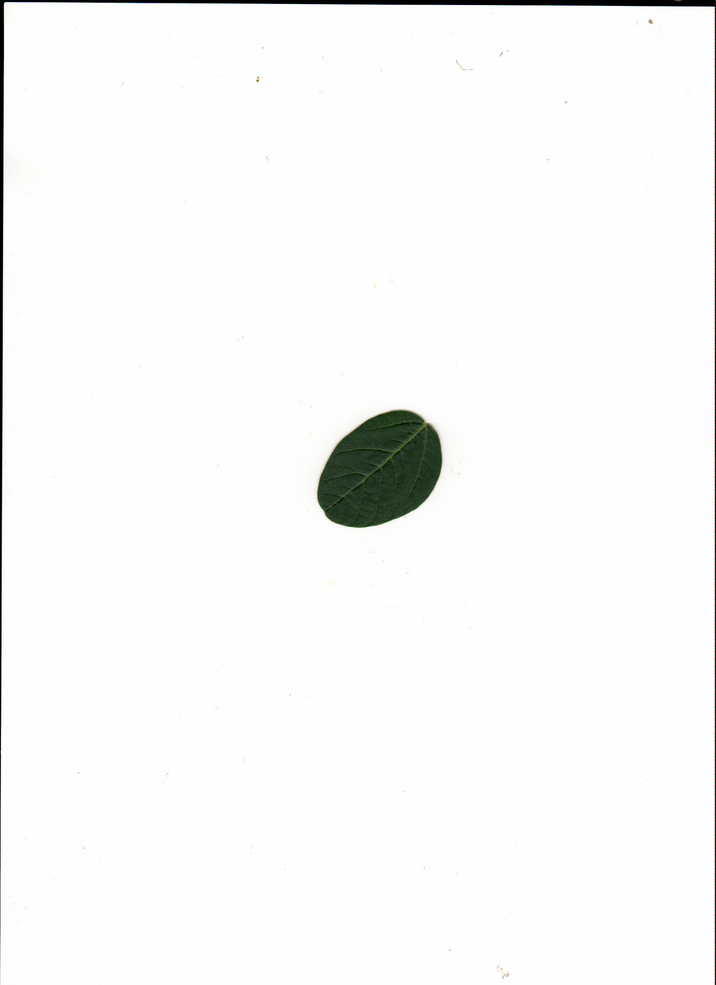
#> input picture scanleaf_detached_sample/Python/leaf.png, 716 x 985 px, shrunk from 1700 x 2338 before the run
$ python main.py
#> lines starting #> are read from the running program, lines starting #| are printed output that depends on the picture; after the words box and inside, x2 and y2 are one past the last pixel; in counts of white or black regions, pixels touching at a corner belong together; long printed decimals are rounded
### scanleaf_detached_sample/Python/scan.py
import cv2
import numpy as np

class Leaf:
    def __init__(self):
        self.errors = ""
        self.src_gray = None
        self.src_otsu = None
        self.src_hsv = None
        self.leaf_length = 0.0
        self.leaf_width = 0.0
        self.length_width_ratio = 0.0
        self.leaf_perimeter = 0.0
        self.leaf_area = 0.0
        self.rectangularity = 0.0
        self.densification = 0.0
        self.circularity = 0.0
        self.sphericity = 0.0
        self.boundary_energy = 0.0
        self.leaf_color = ""

class Scan2:
    def __init__(self):
        pass

    @staticmethod
    def set_pad_black(image, d):
        rows, cols = image.shape[:2]
        for i in range(rows):
            for j in range(cols):
                if i < d or j < d or rows - i < d or cols - j < d:
                    image[i, j] = 0

    @staticmethod
    def cmp(A, B):
        return len(A) > len(B)

    def find_longest_line(self, lines):
        lines.sort(key=len, reverse=True)
        lines = lines[:1]

    @staticmethod
    def change_contours(linein, center, rangle):
        pi = np.pi
        lineout = []
        for point in linein:
            x1 = (point[0][0] - center[0]) * np.cos(rangle / 180 * pi) - (point[0][1] - center[1]) * np.sin(rangle / 180 * pi) + center[0]
            y1 = (point[0][0] - center[0]) * np.sin((rangle / 180 * pi)) + (point[0][1] - center[1]) * np.cos(rangle / 180 * pi) + center[1]
            lineout.append((int(x1), int(y1)))
        return lineout

    def draw_contour(self, image, Line):
        for pt in Line:
            image[pt[1], pt[0]] = 255

    @staticmethod
    def arc_circularity(line, center):
        avedistance = 0
        vardistance = 0

        for point in line:
            avedistance += np.sqrt((point[0][0] - center[0]) ** 2 + (point[0][1] - center[1]) ** 2)

        avedistance = avedistance / len(line)

        for point in line:
            vardistance += (np.sqrt((point[0][0] - center[0]) ** 2 + (point[0][1] - center[1]) ** 2) - avedistance) ** 2

        vardistance = vardistance / len(line)
        circularity = avedistance / vardistance

        return circularity

    @staticmethod
    def arc_sphericity(line, center, rec, reduce):
        maxcir_center, outcir_radius = cv2.minEnclosingCircle(np.array(line, dtype=np.float32))
        dist, maxdist = 0, 0
        mincir_center = (0, 0)
        incir_radius = 0

        narrow_line = []
        for point in line:
            narrow_point = (center[0] - int((center[0] - point[0]) / reduce), center[1] - int((center[1] - point[1]) / reduce))
            narrow_line.append(narrow_point)

        narrow_line = np.array(narrow_line, dtype=np.float32)
        for i in range(int(center[0] - rec[2] / reduce), int(center[0] + rec[2] / reduce)):
            for j in range(int(center[1] - rec[3] / reduce), int(center[1] + rec[3] / reduce)):
                dist = cv2.pointPolygonTest(narrow_line, (i, j), True)
                if dist > maxdist:
                    maxdist = dist
                    mincir_center = (i, j)

        mincir_center = (center[0] - int((center[0] - mincir_center[0]) * reduce), center[1] - int((center[1] - mincir_center[1]) * reduce))
        incir_radius = cv2.pointPolygonTest(np.array(line, dtype=np.float32), mincir_center, True)
        sphericity = incir_radius / outcir_radius

        return sphericity

    @staticmethod
    def arc_boundary_energy(line, inarray):
        E = 0
        halfstep2 = 30
        line = np.array(line)  # Assuming `line` is a list of tuples (x, y)
        three = []
        curvature = []
        for i in range(len(line)):
            last = (i - halfstep2) % len(line)
            next = (i + halfstep2) % len(line)
            a, b, c = line[last], line[i], line[next]
            three.append([a, b, c])
            if a[0] == b[0] == c[0] or a[1] == b[1] == c[1]:
                curvature.append(0)
                three = []
            else:
                dis1 = np.sqrt((a[0] - b[0]) ** 2 + (a[1] - b[1]) ** 2)
                dis2 = np.sqrt((a[0] - c[0]) ** 2 + (a[1] - c[1]) ** 2)
                dis3 = np.sqrt((b[0] - c[0]) ** 2 + (b[1] - c[1]) ** 2)
                dis = dis1 ** 2 + dis3 ** 2 - dis2 ** 2
                cosA = dis / (2 * dis1 * dis3)
                sinA = np.sqrt(1 - cosA ** 2)
                radius = 0.5 * dis2 / sinA
                curvature.append(1 / radius)
                three = []
                if radius < inarray.shape[1]:  # Assuming `inarray` is a NumPy array
                    E += curvature[-1] ** 2

        E /= len(line)
        return E

    @staticmethod
    def count_color(img, left, right):
        x1, x2, y1, y2 = left[1], right[1], left[0], right[0]
        greens, yellows, light_yellows, light_greens = 0, 0, 0, 0
        for i in range(x1, x2 + 1):
            for j in range(y1, y2 + 1):
                H = img[i, j, 0]
                if 25 <= H <= 32:
                    light_yellows += 1
                elif 19 <= H <= 24:
                    yellows += 1
                elif 35 <= H <= 37:
                    light_greens += 1
                elif 37 <= H <= 61:
                    greens += 1

        all_colors = greens + yellows + light_greens + light_yellows
        GSize = greens / all_colors
        YSize = yellows / all_colors
        LGSize = light_greens / all_colors
        LYSize = light_yellows / all_colors
        MAX = max(GSize, YSize, LGSize, LYSize)
        if MAX == GSize:
            color = "Green"
        elif MAX == YSize:
            color = "Yellow"
        elif MAX == LGSize:
            color = "Light Green"
        else:
            color = "Light Yellow"

        return color

    def process_src(self, path):
#> called with path = './leaf.png'
        set_leaf = Leaf()
        src = cv2.imread(path, cv2.IMREAD_COLOR)
#> src is the input picture: shape (985, 716, 3); mean B, G, R 248.1, 248.5, 248.2
        if src is None:
            set_leaf.errors = "未能读取图片源"
            return set_leaf

        kc = 29.7 / src.shape[0]
#> kc = 0.0302
        set_leaf.src_gray = cv2.cvtColor(src, cv2.COLOR_BGR2GRAY)
        _, set_leaf.src_otsu = cv2.threshold(set_leaf.src_gray, 60, 255, cv2.THRESH_OTSU)
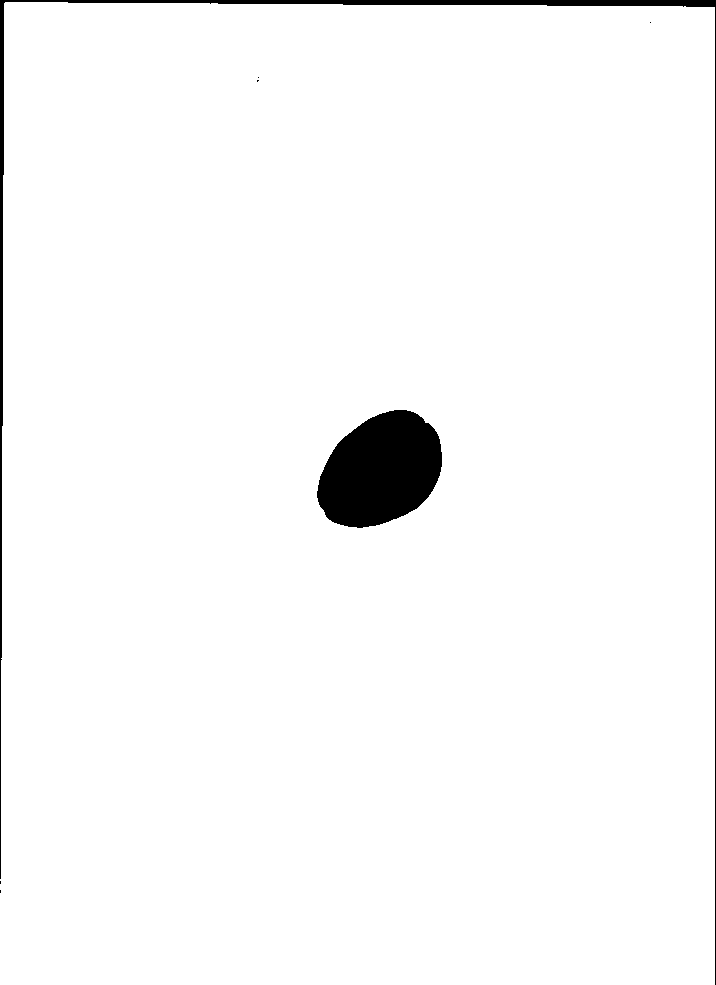
#> set_leaf.src_otsu: shape (985, 716); 97.6% white; 7 black regions (5 under 20 px), largest, box (x1, y1, x2, y2) and area: (317, 410, 442, 528) 10864, (0, 0, 716, 985) 6262
        set_leaf.src_hsv = cv2.cvtColor(src, cv2.COLOR_BGR2HSV)
#> set_leaf.src_hsv: shape (985, 716, 3); mean H, S, V 2.2, 2.4, 248.6

        for i in range(set_leaf.src_otsu.shape[0]):
            for j in range(set_leaf.src_otsu.shape[1]):
                val = set_leaf.src_otsu[i, j]
                if val == 0:
                    set_leaf.src_otsu[i, j] = 255
                else:
                    set_leaf.src_otsu[i, j] = 0
        self.set_pad_black(set_leaf.src_otsu, min(set_leaf.src_otsu.shape[:2]) // 100)
#> after the loop in set_pad_black, `for i in range(rows):`:
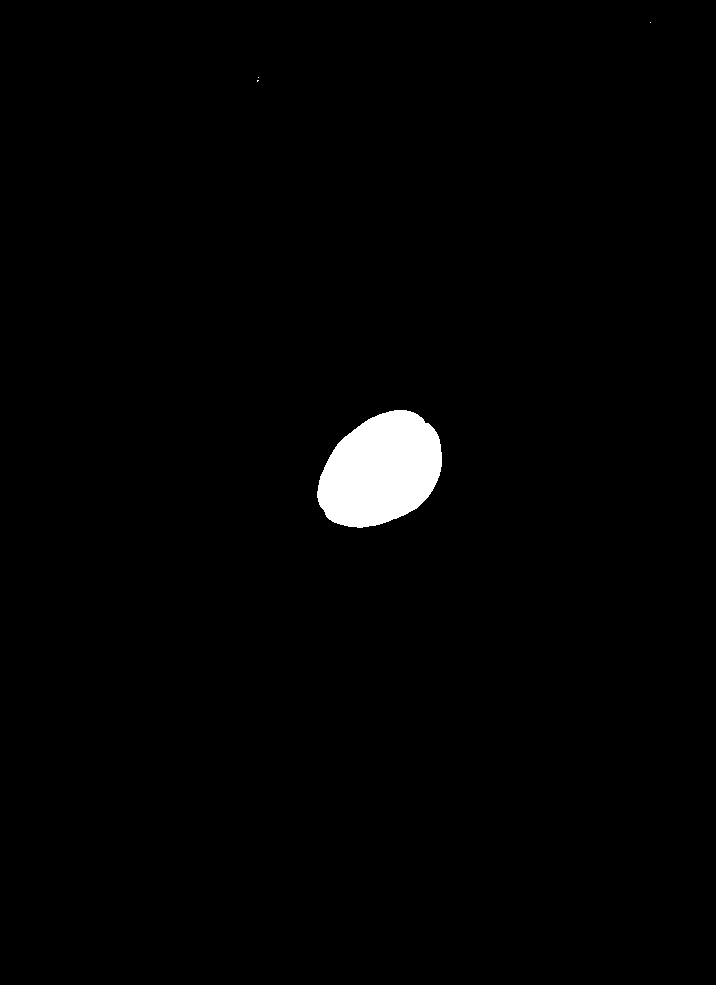
#> image: shape (985, 716); 1.5% white; 4 white regions (3 under 20 px)

        contours, _ = cv2.findContours(set_leaf.src_otsu, cv2.RETR_EXTERNAL, cv2.CHAIN_APPROX_NONE)
#> contours = 4 contours, 3 with area under 20; largest, box (x1, y1, x2, y2) and area: (317, 410, 442, 528) 10693
        contours = sorted(contours, key=len, reverse=True)
        self.find_longest_line(contours)
#> in find_longest_line, `lines = lines[:1]`: lines = 1 contour; box (x1, y1, x2, y2) and area: (317, 410, 442, 528) 10693
        test = np.zeros(set_leaf.src_gray.shape, dtype=np.uint8)
        cv2.drawContours(test, contours, 0, 255, 2)
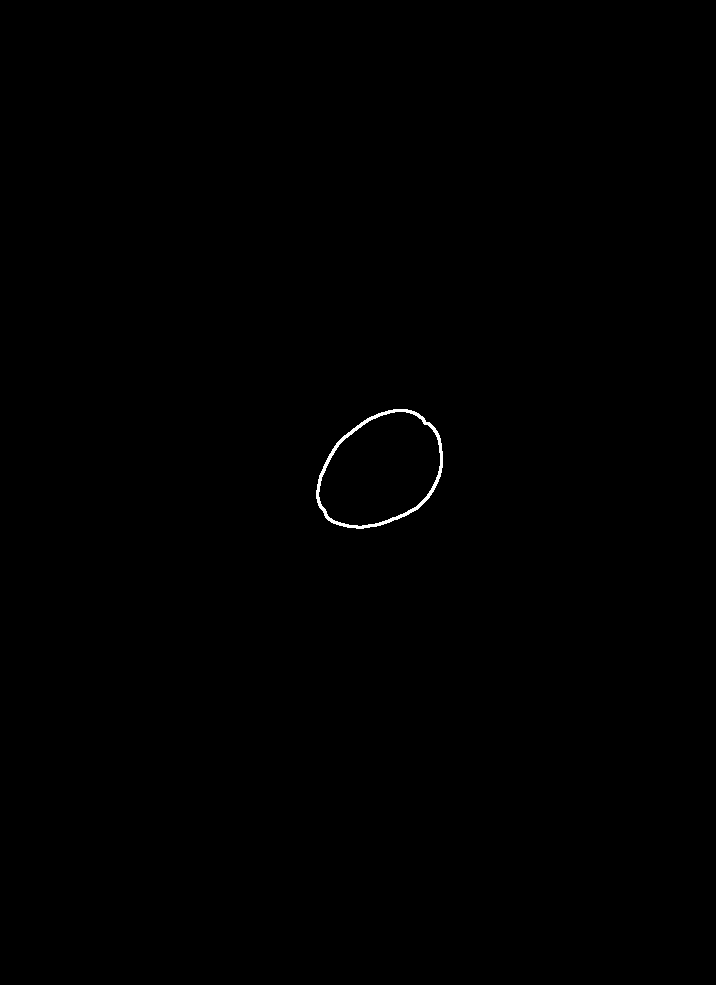
#> test: shape (985, 716); 0.18% white; 1 white region, box (x1, y1, x2, y2) and area: (316, 409, 443, 529) 1304

        moments = cv2.moments(contours[0])
#> moments = moments, m00 10693, centre m10/m00, m01/m00 = (380.5, 470.1)
        centroid = (int(moments["m10"] / moments["m00"]), int(moments["m01"] / moments["m00"]))
#> centroid = (380, 470)

        box = cv2.fitEllipse(contours[0])
#> box = ((380.6, 470), (99.27, 137.6), 51.16)
        line_transform = self.change_contours(contours[0], box[0], 90 - box[2])
#> the loop in change_contours, `for point in linein:` made 340 passes
#> (point, x1, y1) on passes 1 to 3: ([[394, 410]], 428.7, 431.6), ([[393, 411]], 427.2, 431.8), ([[392, 411]], 426.5, 431.2)
#> after the loop in change_contours, `for point in linein:`: lineout = 340 pairs, first value 309 to 447, second value 421 to 521
#> line_transform has the same summary as lineout in change_contours
        rec = cv2.boundingRect(np.array(line_transform, dtype=np.float32))
#> rec = (309, 421, 139, 101)

        set_leaf.leaf_length = rec[2] * kc
#> set_leaf.leaf_length = 4.19
        set_leaf.leaf_width = rec[3] * kc
#> set_leaf.leaf_width = 3.05
        set_leaf.length_width_ratio = set_leaf.leaf_length / set_leaf.leaf_width
#> set_leaf.length_width_ratio = 1.38
        set_leaf.leaf_perimeter = cv2.arcLength(contours[0], True) * kc
#> set_leaf.leaf_perimeter = 12.03
        set_leaf.leaf_area = moments["m00"] * kc * kc
#> set_leaf.leaf_area = 9.72
        set_leaf.rectangularity = moments["m00"] / (rec[2] * rec[3])
#> set_leaf.rectangularity = 0.762
        set_leaf.densification = (set_leaf.leaf_perimeter ** 2) / set_leaf.leaf_area
#> set_leaf.densification = 14.87
        set_leaf.circularity = self.arc_circularity(contours[0], centroid)
#> the loop in arc_circularity, `for point in line:` made 340 passes
#> (point, avedistance) on passes 1 to 3: ([[394, 410]], 61.61), ([[393, 411]], 122), ([[392, 411]], 182.2)
#> after the loop in arc_circularity, `for point in line:`: avedistance = 20067.8
#> in arc_circularity, `avedistance = avedistance / len(line)`: avedistance = 59.02
#> the loop in arc_circularity, `for point in line:` made 340 passes
#> (point, vardistance) on passes 1 to 3: ([[394, 410]], 6.7), ([[393, 411]], 8.64), ([[392, 411]], 10.05)
#> after the loop in arc_circularity, `for point in line:`: vardistance = 15626.8
#> in arc_circularity, `vardistance = vardistance / len(line)`: vardistance = 45.96
#> in arc_circularity, `circularity = avedistance / vardistance`: circularity = 1.28
#> set_leaf.circularity = 1.28
        set_leaf.sphericity = self.arc_sphericity(line_transform, box[0], rec, 10)
#> in arc_sphericity, `maxcir_center, outcir_radius = cv2.minEnclosingCircle(np.array(line, d..`: maxcir_center = (378.1, 470.2); outcir_radius = 69.25
#> the loop in arc_sphericity, `for point in line:` made 340 passes
#> (point, narrow_point) on passes 1 to 3: ((428, 431), (384.6, 467)), ((427, 431), (384.6, 467)), ((426, 431), (384.6, 467))
#> after the loop in arc_sphericity, `for point in line:`: narrow_line = 340 pairs, first value 373.6 to 386.6, second value 466 to 475
#> after the loop in arc_sphericity, `for i in range(int(center[0] - rec[2] / reduce), int(center[0] + rec[2..`: maxdist = 3.98; mincir_center = (381, 470)
#> in arc_sphericity, `mincir_center = (center[0] - int((center[0] - mincir_center[0]) * redu..`: mincir_center = (383.6, 470)
#> in arc_sphericity, `incir_radius = cv2.pointPolygonTest(np.array(line, dtype=np.float32), ..`: incir_radius = 48.53
#> in arc_sphericity, `sphericity = incir_radius / outcir_radius`: sphericity = 0.701
#> set_leaf.sphericity = 0.701
        set_leaf.boundary_energy = self.arc_boundary_energy(line_transform, src)
#> in arc_boundary_energy, `line = np.array(line)`: line has the same summary as lineout in change_contours
#> the loop in arc_boundary_energy, `for i in range(len(line)):` made 340 passes
#> (a, b, c, dis1, dis2, dis3, dis, cosA) on passes 1 to 9: ([444, 457], [428, 431], [397, 422], 30.53, 58.6, 32.28, -1460, -0.741), ([445, 456], [427, 431], [396, 422], 30.81, 59.64, 32.28, -1566, -0.787), ([445, 455], [426, 431], [395, 421], 30.61, 60.46, 32.57, -1658, -0.831), ([445, 454], [425, 430], [394, 421], 31.24, 60.75, 32.28, -1672, -0.829), ([444, 453], [424, 429], [392, 421], 31.24, 61.06, 32.98, -1664, -0.807), ([444, 451], [424, 429], [391, 422], 29.73, 60.42, 33.73, -1628, -0.812), ([444, 450], [422, 429], [390, 421], 30.41, 61.29, 32.98, -1744, -0.869), ([444, 449], [421, 428], [389, 421], 31.14, 61.72, 32.76, -1766, -0.866), ([443, 448], [421, 428], [387, 421], 29.73, 62.17, 34.71, -1776, -0.86)
#> (a, b, c) on pass 29: ([430, 432], [399, 422], [362, 423])
        set_leaf.leaf_color = self.count_color(set_leaf.src_hsv, rec[:2], (rec[0] + rec[2], rec[1] + rec[3]))

        return set_leaf

# [20 lines that do not run on import are left out]

### scanleaf_detached_sample/Python/main.py
from scan import Scan2

# 创建Scan2实例
scanner = Scan2()

# 使用process_src方法分析图片
leaf = scanner.process_src("./leaf.png")

if leaf.errors != "":
    print(leaf.errors)
else:
    print("ok")

print(leaf.leaf_length)
#| 4.191
print(leaf.leaf_width)
#| 3.045
print(leaf.length_width_ratio)
#| 1.376
print(leaf.leaf_perimeter)
#| 12.025
print(leaf.leaf_area)
#| 9.722
print(leaf.rectangularity)
#| 0.7617
print(leaf.densification)
#| 14.875
print(leaf.circularity)
#| 1.284
print(leaf.sphericity)
#| 0.7007
print(leaf.boundary_energy)
#| 0.0003217
print(leaf.leaf_color)
#| Green
